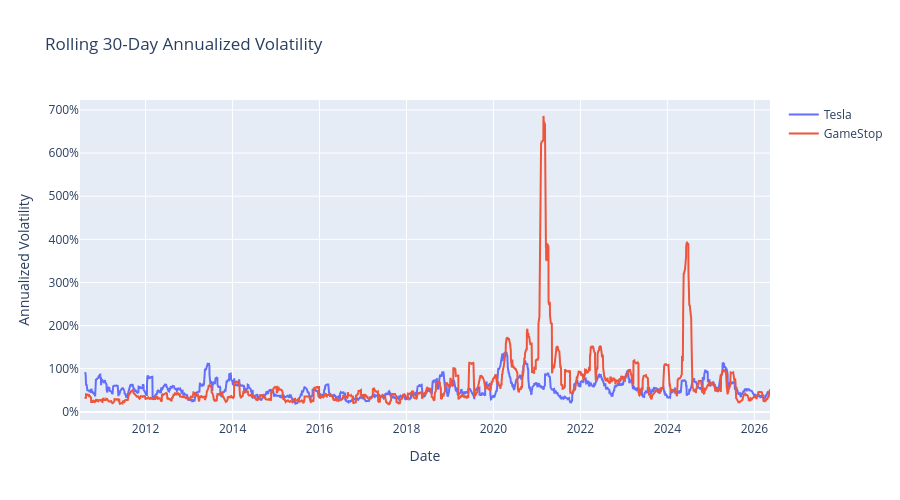

Write notebook code for a chart like this one.
### Code cell
fig = go.Figure()
for company, ticker in TICKERS.items():
    company_prices = price_data[price_data["Ticker"] == ticker]
    fig.add_trace(go.Scatter(
        x=company_prices["Date"],
        y=company_prices["Rolling 30D Volatility"],
        mode="lines",
        name=company,
    ))

fig.update_layout(
    title="Rolling 30-Day Annualized Volatility",
    xaxis_title="Date",
    yaxis_title="Annualized Volatility",
    yaxis_tickformat=".0%",
    hovermode="x unified",
    height=500,
)
fig.show()

### Figure 1 — Plotly figure (JSON) as saved in the notebook; plotly's stock layout.template omitted (floating-point values rounded to 4 significant figures; data arrays with more than 128 entries replaced by an {"elided": "..."} marker saying what was removed)
{"data": [{"mode": "lines", "name": "Tesla", "type": "scatter", "x": {"elided": "3992 str values"}, "y": {"elided": "3992 float values"}}, {"mode": "lines", "name": "GameStop", "type": "scatter", "x": {"elided": "3992 str values"}, "y": {"elided": "3992 float values"}}], "layout": {"height": 500, "hovermode": "x unified", "title": {"text": "Rolling 30-Day Annualized Volatility"}, "xaxis": {"title": {"text": "Date"}}, "yaxis": {"tickformat": ".0%", "title": {"text": "Annualized Volatility"}}}}
